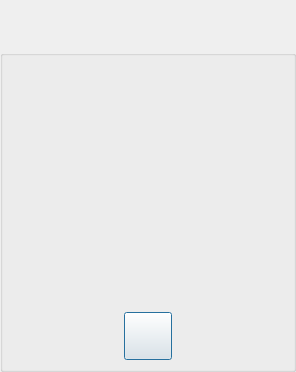
<?xml version="1.0" encoding="UTF-8"?>
<ui version="4.0">
 <class>ActivityGenerateHashUi</class>
 <widget class="QDialog" name="ActivityGenerateHashUi">
  <property name="windowModality">
   <enum>Qt::ApplicationModal</enum>
  </property>
  <property name="geometry">
   <rect>
    <x>0</x>
    <y>0</y>
    <width>296</width>
    <height>372</height>
   </rect>
  </property>
  <property name="windowTitle">
   <string>Generate Hash</string>
  </property>
  <property name="windowOpacity">
   <double>1.000000000000000</double>
  </property>
  <property name="toolTip">
   <string/>
  </property>
  <layout class="QVBoxLayout" name="verticalLayout">
   <property name="spacing">
    <number>0</number>
   </property>
   <property name="leftMargin">
    <number>0</number>
   </property>
   <property name="topMargin">
    <number>0</number>
   </property>
   <property name="rightMargin">
    <number>0</number>
   </property>
   <property name="bottomMargin">
    <number>0</number>
   </property>
   <item>
    <widget class="TitleBarWidget" name="m_TitleBarWidget" native="true">
     <property name="sizePolicy">
      <sizepolicy hsizetype="Preferred" vsizetype="Preferred">
       <horstretch>0</horstretch>
       <verstretch>0</verstretch>
      </sizepolicy>
     </property>
     <property name="minimumSize">
      <size>
       <width>0</width>
       <height>50</height>
      </size>
     </property>
     <property name="maximumSize">
      <size>
       <width>16777215</width>
       <height>130</height>
      </size>
     </property>
     <layout class="QHBoxLayout" name="horizontalLayout">
      <property name="spacing">
       <number>2</number>
      </property>
      <property name="leftMargin">
       <number>5</number>
      </property>
      <property name="topMargin">
       <number>2</number>
      </property>
      <property name="rightMargin">
       <number>5</number>
      </property>
      <property name="bottomMargin">
       <number>2</number>
      </property>
     </layout>
    </widget>
   </item>
   <item>
    <widget class="QGroupBox" name="m_ItemsGroupBox">
     <property name="sizePolicy">
      <sizepolicy hsizetype="Preferred" vsizetype="Expanding">
       <horstretch>0</horstretch>
       <verstretch>0</verstretch>
      </sizepolicy>
     </property>
     <property name="minimumSize">
      <size>
       <width>0</width>
       <height>0</height>
      </size>
     </property>
     <property name="title">
      <string/>
     </property>
     <layout class="QVBoxLayout" name="verticalLayout_2">
      <item>
       <widget class="QLabel" name="m_StatusMsgLabel">
        <property name="sizePolicy">
         <sizepolicy hsizetype="Expanding" vsizetype="Preferred">
          <horstretch>0</horstretch>
          <verstretch>0</verstretch>
         </sizepolicy>
        </property>
        <property name="text">
         <string/>
        </property>
       </widget>
      </item>
      <item>
       <widget class="QLabel" name="m_BodyTextLabel">
        <property name="sizePolicy">
         <sizepolicy hsizetype="Preferred" vsizetype="Expanding">
          <horstretch>0</horstretch>
          <verstretch>0</verstretch>
         </sizepolicy>
        </property>
        <property name="text">
         <string/>
        </property>
        <property name="alignment">
         <set>Qt::AlignCenter</set>
        </property>
        <property name="wordWrap">
         <bool>true</bool>
        </property>
       </widget>
      </item>
      <item>
       <layout class="QHBoxLayout" name="horizontalLayout_2">
        <item>
         <widget class="VxPushButton" name="m_CancelButton">
          <property name="sizePolicy">
           <sizepolicy hsizetype="Minimum" vsizetype="Fixed">
            <horstretch>0</horstretch>
            <verstretch>0</verstretch>
           </sizepolicy>
          </property>
          <property name="minimumSize">
           <size>
            <width>48</width>
            <height>48</height>
           </size>
          </property>
          <property name="maximumSize">
           <size>
            <width>48</width>
            <height>48</height>
           </size>
          </property>
          <property name="text">
           <string/>
          </property>
          <property name="iconSize">
           <size>
            <width>48</width>
            <height>48</height>
           </size>
          </property>
         </widget>
        </item>
       </layout>
      </item>
     </layout>
    </widget>
   </item>
   <item>
    <widget class="BottomBarWidget" name="m_BottomBarWidget" native="true">
     <property name="sizePolicy">
      <sizepolicy hsizetype="Expanding" vsizetype="Minimum">
       <horstretch>0</horstretch>
       <verstretch>0</verstretch>
      </sizepolicy>
     </property>
     <property name="minimumSize">
      <size>
       <width>30</width>
       <height>0</height>
      </size>
     </property>
     <property name="autoFillBackground">
      <bool>true</bool>
     </property>
    </widget>
   </item>
  </layout>
 </widget>
 <customwidgets>
  <customwidget>
   <class>TitleBarWidget</class>
   <extends>QWidget</extends>
   <header>TitleBarWidget.h</header>
   <container>1</container>
  </customwidget>
  <customwidget>
   <class>BottomBarWidget</class>
   <extends>QWidget</extends>
   <header location="global">BottomBarWidget.h</header>
   <container>1</container>
  </customwidget>
  <customwidget>
   <class>VxPushButton</class>
   <extends>QPushButton</extends>
   <header>VxPushButton.h</header>
  </customwidget>
 </customwidgets>
 <resources/>
 <connections/>
</ui>
